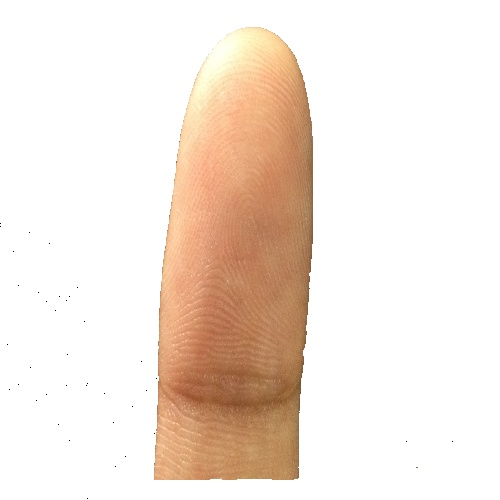
#> input picture sample_inputs/test.tiff, 500 x 500 px
$ python finegerprint_pipline.py   (older library calls are emulated)
#> lines starting #> are read from the running program, lines starting #| are printed output that depends on the picture; after the words box and inside, x2 and y2 are one past the last pixel; in counts of white or black regions, pixels touching at a corner belong together
### User Interface/ridge_segment.py
# -*- coding: utf-8 -*-
"""
Created on Mon Apr 18 23:04:30 2016
@author: utkarsh


BSD 2-Clause License

Copyright (c) 2017, Utkarsh-Deshmukh
All rights reserved.

THIS SOFTWARE IS PROVIDED BY THE COPYRIGHT HOLDERS AND CONTRIBUTORS "AS IS"
AND ANY EXPRESS OR IMPLIED WARRANTIES, INCLUDING, BUT NOT LIMITED TO, THE
IMPLIED WARRANTIES OF MERCHANTABILITY AND FITNESS FOR A PARTICULAR PURPOSE ARE
DISCLAIMED. IN NO EVENT SHALL THE COPYRIGHT HOLDER OR CONTRIBUTORS BE LIABLE
FOR ANY DIRECT, INDIRECT, INCIDENTAL, SPECIAL, EXEMPLARY, OR CONSEQUENTIAL
DAMAGES (INCLUDING, BUT NOT LIMITED TO, PROCUREMENT OF SUBSTITUTE GOODS OR
SERVICES; LOSS OF USE, DATA, OR PROFITS; OR BUSINESS INTERRUPTION) HOWEVER
CAUSED AND ON ANY THEORY OF LIABILITY, WHETHER IN CONTRACT, STRICT LIABILITY,
OR TORT (INCLUDING NEGLIGENCE OR OTHERWISE) ARISING IN ANY WAY OUT OF THE USE
OF THIS SOFTWARE, EVEN IF ADVISED OF THE POSSIBILITY OF SUCH DAMAGE.
"""


# RIDGESEGMENT - Normalises fingerprint image and segments ridge region
#
# Function identifies ridge regions of a fingerprint image and returns a
# mask identifying this region.  It also normalises the intesity values of
# the image so that the ridge regions have zero mean, unit standard
# deviation.
#
# This function breaks the image up into blocks of size blksze x blksze and
# evaluates the standard deviation in each region.  If the standard
# deviation is above the threshold it is deemed part of the fingerprint.
# Note that the image is normalised to have zero mean, unit standard
# deviation prior to performing this process so that the threshold you
# specify is relative to a unit standard deviation.
#
# Usage:   [normim, mask, maskind] = ridgesegment(im, blksze, thresh)
#
# Arguments:   im     - Fingerprint image to be segmented.
#              blksze - Block size over which the the standard
#                       deviation is determined (try a value of 16).
#              thresh - Threshold of standard deviation to decide if a
#                       block is a ridge region (Try a value 0.1 - 0.2)
#
# Returns:     normim - Image where the ridge regions are renormalised to
#                       have zero mean, unit standard deviation.
#              mask   - Mask indicating ridge-like regions of the image,
#                       0 for non ridge regions, 1 for ridge regions.
#              maskind - Vector of indices of locations within the mask.
#
# Suggested values for a 500dpi fingerprint image:
#
#   [normim, mask, maskind] = ridgesegment(im, 16, 0.1)
#
# See also: RIDGEORIENT, RIDGEFREQ, RIDGEFILTER

### REFERENCES

# Peter Kovesi
# School of Computer Science & Software Engineering
# The University of Western Australia
# pk at csse uwa edu au
# http://www.csse.uwa.edu.au/~pk

'''
For more info please visit https://www.peterkovesi.com/
'''

import numpy as np

def normalise(img,mean,std):
    normed = (img - np.mean(img))/(np.std(img));
    return(normed)

def ridge_segment(im,blksze,thresh):

#> called with blksze = 16, thresh = 0.3
    rows,cols = im.shape;

    im = normalise(im,0,1);    # normalise to get zero mean and unit standard deviation


    new_rows =  np.int(blksze * np.ceil((np.float(rows))/(np.float(blksze))))
    new_cols =  np.int(blksze * np.ceil((np.float(cols))/(np.float(blksze))))

    padded_img = np.zeros((new_rows,new_cols));
    stddevim = np.zeros((new_rows,new_cols));

    padded_img[0:rows][:,0:cols] = im;
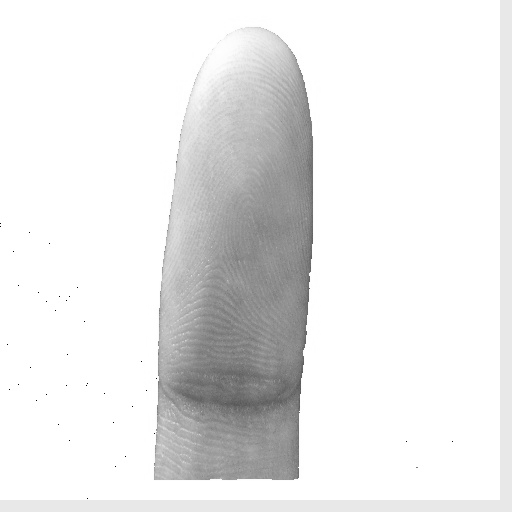
#> padded_img: shape (512, 512) float64; min -5.48, max 0.52, mean -2.08e-17; drawn with min black and max white

    for i in range(0,new_rows,blksze):
        for j in range(0,new_cols,blksze):
            block = padded_img[i:i+blksze][:,j:j+blksze];

            stddevim[i:i+blksze][:,j:j+blksze] = np.std(block)*np.ones(block.shape)
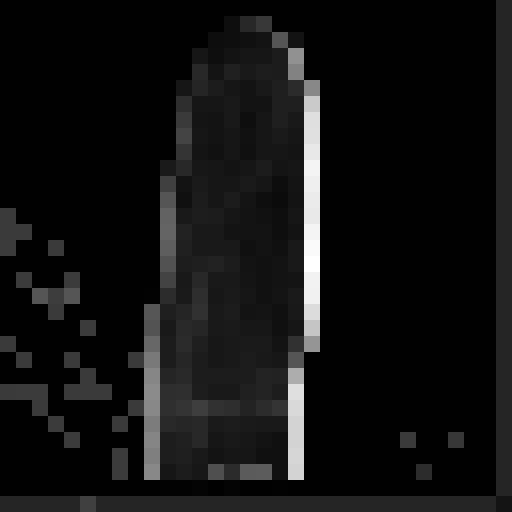
#> stddevim: shape (512, 512) float64; min 0, max 1.59, mean 0.11; drawn with min black and max white

    stddevim = stddevim[0:rows][:,0:cols]
#> stddevim: shape (500, 500) float64

    mask = stddevim > thresh;
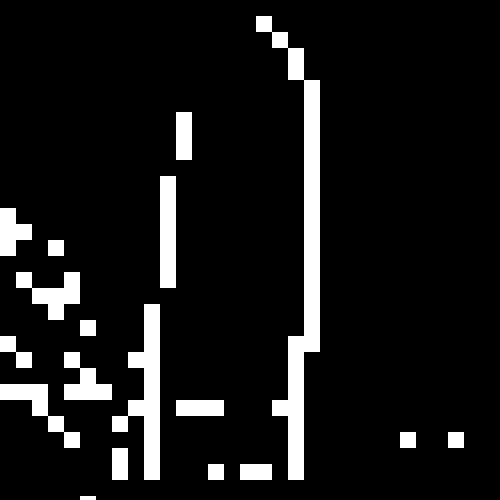
#> mask: shape (500, 500) bool; 9.2% white; 18 white regions, largest, box (x1, y1, x2, y2) and area: (256, 16, 320, 480) 7936, (112, 304, 160, 480) 3584, (160, 176, 176, 288) 1792

    mean_val = np.mean(im[mask]);
#> mean_val = -0.31

    std_val = np.std(im[mask]);
#> std_val = 1.25

    normim = (im - mean_val)/(std_val);

    return(normim,mask)

### User Interface/walking.py
'''
Author : Aman Attrish
'''


# The main function of the walking algorithm to get all singular points in
# a given fingerprint image.
#
# Based on the paper:
#
# @article{Zhu2016WalkingTS,
#   title={Walking to singular points of fingerprints},
#   author={En Zhu and Xifeng Guo and Jianping Yin},
#   journal={Pattern Recognition},
#   year={2016},
#   volume={56},
#   pages={116-128}
# }
#
# Usage:
#   [sps, time] = walking(im), get singular points of image \im. The open
#   souce code "MATLAB and Octave Functions for Computer Vision and Image
#   Processing" is needed to correctly run this function. Please download
#   "MatlabFns.zip" from
#           http://www.peterkovesi.com/matlabfns/
#   and add all the folders and subfolders to Path.
#
#   [sps, time] = walking(im, mask, orientim), all preprocessing steps like
#   segmentaion and orientation field estimation are implemented outside
#   this function.
#
#   [sps, time] = walking(im, mask, orientim, ...), parameters are passed
#   in. The detailed meanings of parameters are shown below.
#
# @Inputs:
#   im:
#       image data, h by w
#   mask:
#       0, background; 1, foreground
#   orientim:
#       pixel-wise orientation field of \im, share the same size with \im.
#   step:
#       length of one walking step, default to 7 pixel
#   n:
#       number of starting points sampled along x-axis or y, default to 2
#   Td:
#       threshold for stopping the walking process, default to 2 pixel
#   R:
#       radius of the neighborhood of the candidate singular point,
#       default to 16 pixel
# @Outputs:
#   sps:
#       a structure with fields 'core' and 'delta', containing the detected
#       singular points
#   time:
#       processing time of the walking algorithm excluding the segmentation
#       and orientation field estimation.
#
# # Coded by Xifeng Guo. All rights reserved. 2015/4/16 % %
#

'''
For more info please visit https://www.peterkovesi.com/
'''

import numpy as np
import numpy.matlib
from ridge_segment import ridge_segment
from ridge_orient import ridge_orient


def walkonce(im, mask, dfim, start, step, Td):
	sp = []
	current =0
	path = np.array([start])
	while True:
		temp = path[current,:]
		ori = dfim[int(temp[0]), int(temp[1])]
		current = current + 1
		path = np.concatenate([path, temp + step*(np.around([[-np.sin(ori), np.cos(ori)]]))], axis=0)
		if (any(path[current,:] < 1) or any((path[current,:] - im.shape) > 0) or not mask[int(path[current,0]),int(path[current,1])]):
			break
		cpath = path[0:current,:]
		dcpath = cpath - np.matmul(np.ones((cpath.shape[0],1)), np.array([path[current,:]]))
		sqart = np.sqrt(dcpath[:,0]**2 + dcpath[:,1]**2)
		sqart = np.transpose(sqart).reshape((1,-1))
		sqart = np.fliplr(sqart)
		indx = np.argwhere(sqart < Td)
		if min(indx.shape)==0:
			ind = np.empty(shape=(0,0))
		else:
			ind = sqart.shape[1] - indx[0][1]
		if ind.size !=0:
			if current == ind:
				sp = path[current,:]
			elif (current - ind) <=11:
				sp =  np.around(np.sum(path[ind:current+1,:], axis=0)/(current - ind + 1))
			break
	return sp

def checkstable(im, mask, orientim, tempsp, step, Td, R):
	stable=0
	tempsp = np.array([tempsp])

	if min(tempsp.shape) !=0:
		stable=1
		trystart = np.matmul(np.ones((4,1)), tempsp) + np.array([[0,-1], [-1,0], [0,1], [1,0]])*R
		for j in range(0,4):
			if (any(trystart[j,:] < 1) or any((trystart[j,:] - im.shape) > 0) or not mask[int(trystart[j,0]),int(trystart[j,1])]):
				stable=0
				break
			newsp = walkonce(im, mask, orientim, trystart[j,:], step, Td)
			newsp = np.array([newsp])
			if min(newsp.shape) == 0 or np.linalg.norm(tempsp - newsp) > R:
				stable=0
				break
	return stable


def mergeneighbors(points, threshold):

	for i in range(0,points.shape[0]-1):
		if points[i,0] == 0:
			continue
		pointi = points[i,:]
		for j in range(i+1,points.shape[0]):
			if points[j,0] == 0:
				continue
			if (np.linalg.norm(points[i,:] - points[j,:]) < threshold):
				pointi = np.concatenate([pointi, points[j,:]], axis=0)
				points[j,:] = [0, 0]
		if len(pointi)>=2:
			pointi = pointi.reshape((-1,2))
		s = np.sum(pointi, axis=0)
		points[i,:] = np.around(np.array([[s[0], s[1]]])/pointi.shape[0])
	points = points[~np.all(points==0, axis=1)]
	return points


def walking(img):

	#initializing the dictionary
	sps = {}
	sps['core'] = []
	sps['delta'] = []

	step = 7
	n = 2
	Td = 2
	R = 16

	blksze = 16;
	thresh = 0.3;
	normim, mask = ridge_segment(img,blksze,thresh);
	mask[(mask.shape[0]//blksze)*blksze+1:mask.shape[0],:] = 0
	mask[:,(mask.shape[1]//blksze)*blksze+1:mask.shape[1]] = 0


	orientim = ridge_orient(normim, 1, 3, 3)
	orientim = np.pi - orientim

	#sampling starting point

	I,J = np.where(mask==1)
	edge0 = np.array([min(I),min(J)])
	edge1 = np.array([max(I),max(J)])
	d = (edge1-edge0)//(n+1)
	sampled_rows = np.array(range(edge0[0]+d[0], edge0[0] + d[0]*n + 1,d[0]))    #If some error comes, consider +1 also
	sampled_cols = np.array(range(edge0[1]+d[1], edge0[1] + d[1]*n + 1,d[1]))
	sampled_points = np.transpose([[np.kron(sampled_rows, np.ones((1,n)))],[np.matlib.repmat(sampled_cols, 1, n)]])
	sampled_points = np.reshape(sampled_points,(4,2))


	#Detect Cores
	for r in range(0,4):
		if len(sps['core']) != 0:
			break
		WDFc1 = 2.0*orientim + (r+1)*np.pi/2
		core1 = np.array([[]])
		core2 = np.array([[]])
		for i in range(0,sampled_points.shape[0]):
			p = sampled_points[i,:]
			if (not mask[int(p[0]),int(p[1])]):
				continue
			if min(core1.shape) == 0:
				tempsp = walkonce(img, mask, WDFc1, p, step, Td)
				if checkstable(img, mask, WDFc1, tempsp, step, Td, R):
					core1 = tempsp
			if min(core2.shape) == 0:
				tempsp = walkonce(img, mask, WDFc1-np.pi, p, step, Td)
				if checkstable(img, mask, WDFc1-np.pi, tempsp, step, Td, R):
					core2 = tempsp
		if min(core1.shape)==0:
			sps['core'] = np.array([core2])
		elif min(core2.shape)==0:
			sps['core'] = np.array([core1])
		else:
			sps['core'] = np.concatenate([core1,core2], axis=0)


	#Detect Deltas
	for r in range(0,4):
		if len(sps['delta']) != 0:
			break
		WDFd = -2.0*orientim + (r+1)*np.pi/2
		for i in range(0,sampled_points.shape[0]):
			p = sampled_points[i,:]
			if (not mask[int(p[0]),int(p[1])]):
				continue
			tempsp = walkonce(img, mask, WDFd, p, step, Td)
			if checkstable(img, mask, WDFd, tempsp, step, Td, R):
				sps['delta'] = np.concatenate([sps['delta'],tempsp], axis=0)
		if len(sps['delta']) >=2:
			sps['delta'] = sps['delta'].reshape((-1,2))

	sps['core'] = np.array([sps['core']])
	sps['delta'] = np.array([sps['delta']])

	sps['core'] = sps['core'].reshape((-1,2))
	sps['delta'] = sps['delta'].reshape((-1,2))

	sps['core'] = np.fliplr(mergeneighbors(sps['core'],20))
	sps['delta'] = np.fliplr(mergeneighbors(sps['delta'],20))
	return sps

### User Interface/ridge_orient.py
# -*- coding: utf-8 -*-
"""
Created on Tue Apr 19 11:31:54 2016
@author: utkarsh


BSD 2-Clause License

Copyright (c) 2017, Utkarsh-Deshmukh
All rights reserved.

THIS SOFTWARE IS PROVIDED BY THE COPYRIGHT HOLDERS AND CONTRIBUTORS "AS IS"
AND ANY EXPRESS OR IMPLIED WARRANTIES, INCLUDING, BUT NOT LIMITED TO, THE
IMPLIED WARRANTIES OF MERCHANTABILITY AND FITNESS FOR A PARTICULAR PURPOSE ARE
DISCLAIMED. IN NO EVENT SHALL THE COPYRIGHT HOLDER OR CONTRIBUTORS BE LIABLE
FOR ANY DIRECT, INDIRECT, INCIDENTAL, SPECIAL, EXEMPLARY, OR CONSEQUENTIAL
DAMAGES (INCLUDING, BUT NOT LIMITED TO, PROCUREMENT OF SUBSTITUTE GOODS OR
SERVICES; LOSS OF USE, DATA, OR PROFITS; OR BUSINESS INTERRUPTION) HOWEVER
CAUSED AND ON ANY THEORY OF LIABILITY, WHETHER IN CONTRACT, STRICT LIABILITY,
OR TORT (INCLUDING NEGLIGENCE OR OTHERWISE) ARISING IN ANY WAY OUT OF THE USE
OF THIS SOFTWARE, EVEN IF ADVISED OF THE POSSIBILITY OF SUCH DAMAGE.
"""


# RIDGEORIENT - Estimates the local orientation of ridges in a fingerprint
#
# Usage:  [orientim, reliability, coherence] = ridgeorientation(im, gradientsigma,...
#                                             blocksigma, ...
#                                             orientsmoothsigma)
#
# Arguments:  im                - A normalised input image.
#             gradientsigma     - Sigma of the derivative of Gaussian
#                                 used to compute image gradients.
#             blocksigma        - Sigma of the Gaussian weighting used to
#                                 sum the gradient moments.
#             orientsmoothsigma - Sigma of the Gaussian used to smooth
#                                 the final orientation vector field.
#                                 Optional: if ommitted it defaults to 0
#
# Returns:    orientim          - The orientation image in radians.
#                                 Orientation values are +ve clockwise
#                                 and give the direction *along* the
#                                 ridges.
#             reliability       - Measure of the reliability of the
#                                 orientation measure.  This is a value
#                                 between 0 and 1. I think a value above
#                                 about 0.5 can be considered 'reliable'.
#                                 reliability = 1 - Imin./(Imax+.001);
#             coherence         - A measure of the degree to which the local
#                                 area is oriented.
#                                 coherence = ((Imax-Imin)./(Imax+Imin)).^2;
#
# With a fingerprint image at a 'standard' resolution of 500dpi suggested
# parameter values might be:
#
#    [orientim, reliability] = ridgeorient(im, 1, 3, 3);
#
# See also: RIDGESEGMENT, RIDGEFREQ, RIDGEFILTER

### REFERENCES

# May 2003      Original version by Raymond Thai,
# January 2005  Reworked by Peter Kovesi
# October 2011  Added coherence computation and orientsmoothsigma made optional
#
# School of Computer Science & Software Engineering
# The University of Western Australia
# pk at csse uwa edu au
# http://www.csse.uwa.edu.au/~pk

'''
For more info please visit https://www.peterkovesi.com/
'''

import numpy as np;
import cv2;
from scipy import ndimage;
from scipy import signal

def ridge_orient(im, gradientsigma, blocksigma, orientsmoothsigma):
#> called with gradientsigma = 1, blocksigma = 3, orientsmoothsigma = 3
    rows,cols = im.shape;
#> rows = 500; cols = 500
    #Calculate image gradients.
    sze = np.fix(6*gradientsigma);
    if np.remainder(sze,2) == 0:
        sze = sze+1;

    gauss = cv2.getGaussianKernel(np.int(sze),gradientsigma);
    f = gauss * gauss.T;

    fy,fx = np.gradient(f);     #Gradient of Gaussian

    #Gx = ndimage.convolve(np.double(im),fx);
    #Gy = ndimage.convolve(np.double(im),fy);

    Gx = signal.convolve2d(im,fx,mode='same');
    Gy = signal.convolve2d(im,fy,mode='same');
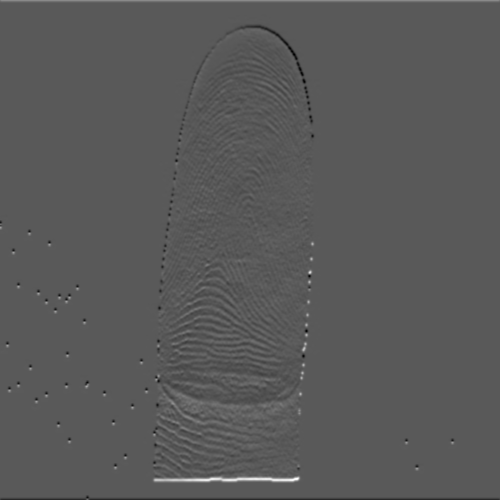
#> Gy: shape (500, 500) float64; min -0.426, max 0.785, mean -3.39e-06; drawn with min black and max white

    Gxx = np.power(Gx,2);
    Gyy = np.power(Gy,2);
    Gxy = Gx*Gy;

    #Now smooth the covariance data to perform a weighted summation of the data.

    sze = np.fix(6*blocksigma);

    gauss = cv2.getGaussianKernel(np.int(sze),blocksigma);
    f = gauss * gauss.T;

    Gxx = ndimage.convolve(Gxx,f);
    Gyy = ndimage.convolve(Gyy,f);
    Gxy = 2*ndimage.convolve(Gxy,f);
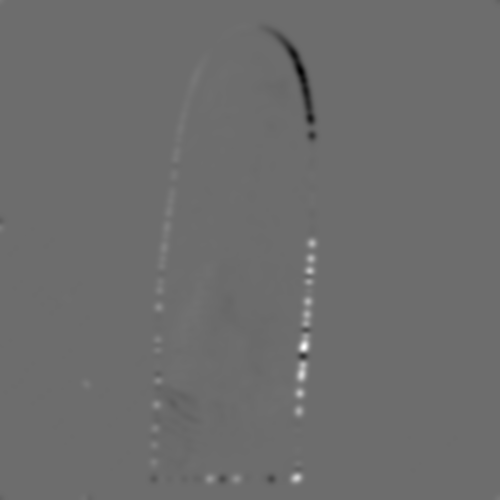
#> Gxy: shape (500, 500) float64; min -0.107, max 0.143, mean 6.79e-05; drawn with min black and max white

    # Analytic solution of principal direction
    denom = np.sqrt(np.power(Gxy,2) + np.power((Gxx - Gyy),2)) + np.finfo(float).eps;

    sin2theta = Gxy/denom;            # Sine and cosine of doubled angles
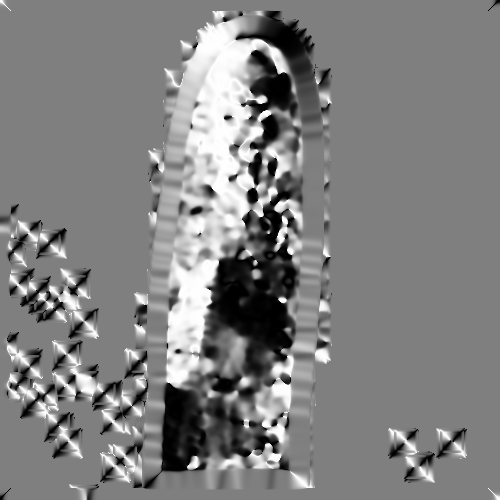
#> sin2theta: shape (500, 500) float64; min -1, max 1, mean 0.0108; drawn with min black and max white
    cos2theta = (Gxx-Gyy)/denom;


    if orientsmoothsigma:
        sze = np.fix(6*orientsmoothsigma);
        if np.remainder(sze,2) == 0:
            sze = sze+1;
        gauss = cv2.getGaussianKernel(np.int(sze),orientsmoothsigma);
        f = gauss * gauss.T;
        cos2theta = ndimage.convolve(cos2theta,f); # Smoothed sine and cosine of
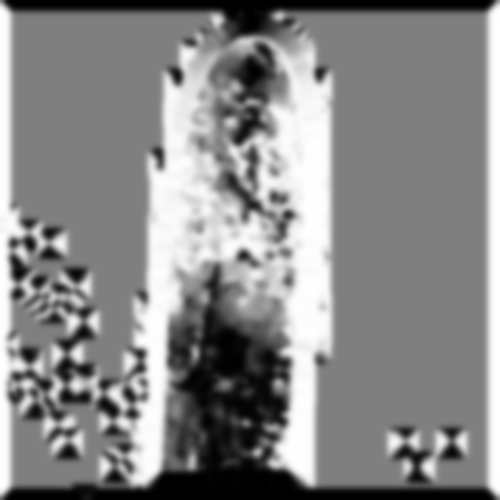
#> cos2theta: shape (500, 500) float64; min -1, max 1, mean 0.0702; drawn with min black and max white
        sin2theta = ndimage.convolve(sin2theta,f); # doubled angles

    orientim = np.pi/2 + np.arctan2(sin2theta,cos2theta)/2;
#> (the rest of the program and of its run is left out)
